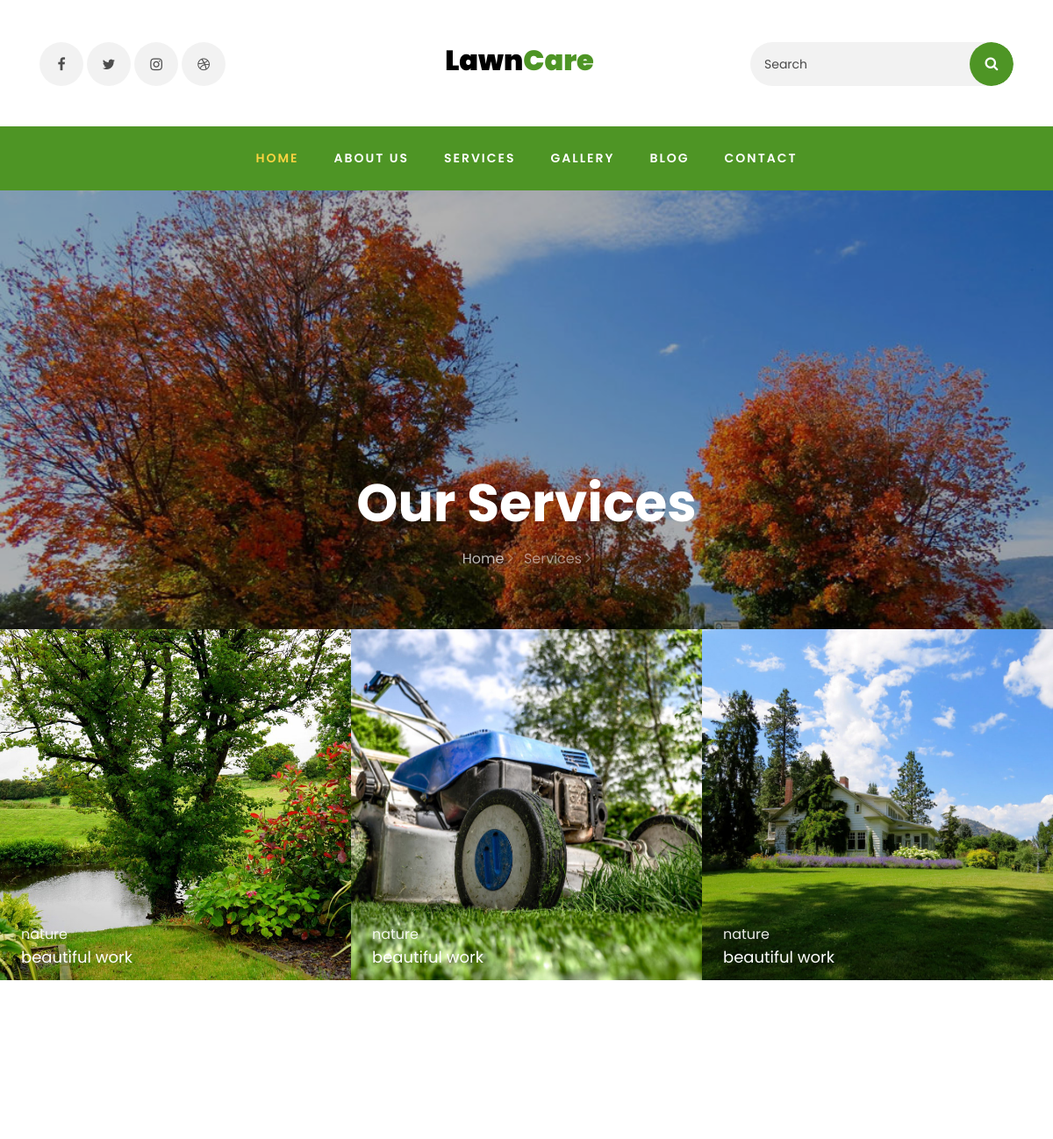
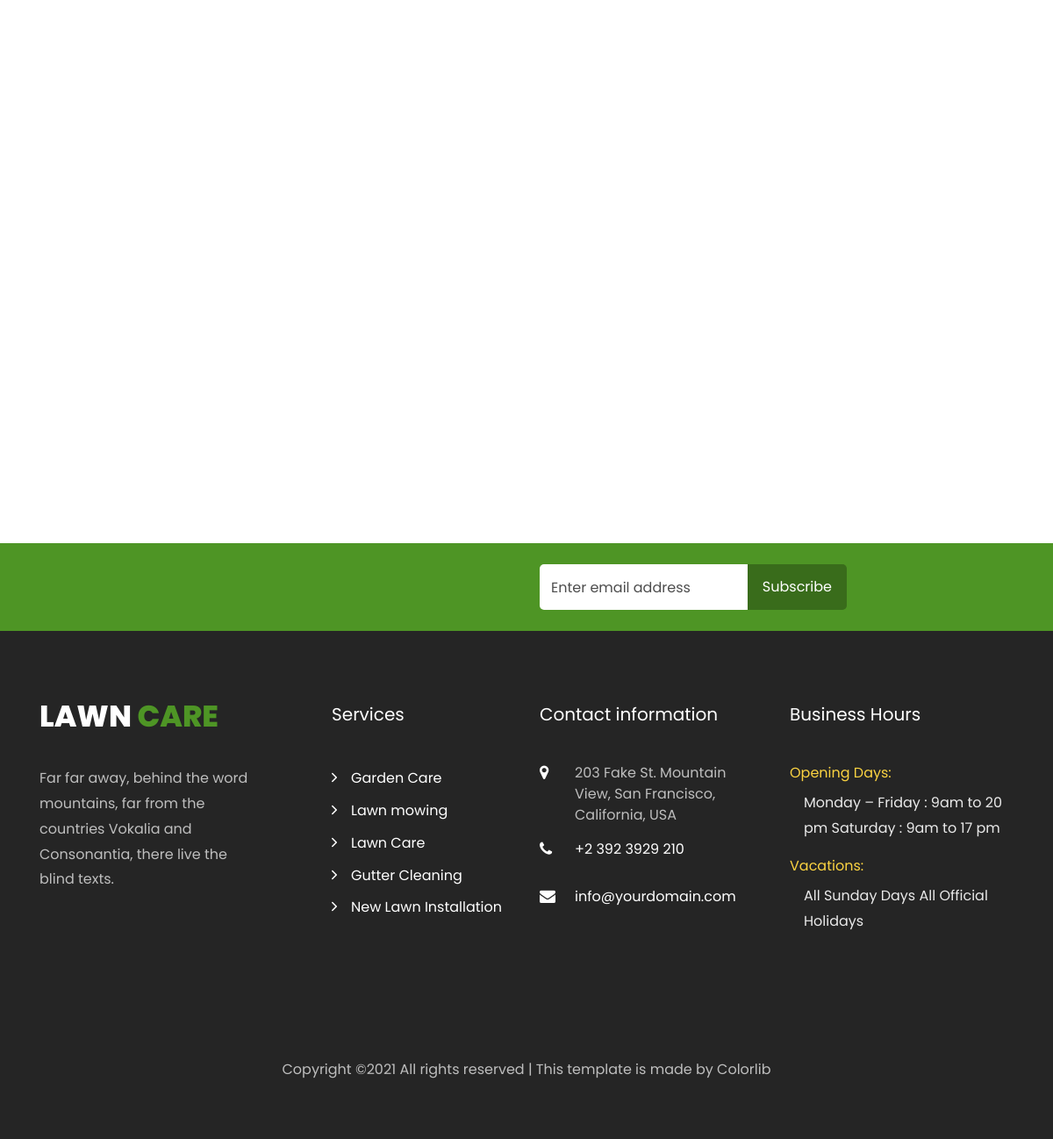
Page /gallery/ on the committed database (2 pictures, top to bottom).
### siteweb/models.py (models this page shows, shortened)
class Convention(models.Model):
    date_add = models.DateTimeField(auto_now_add=True)
    date_update = models.DateTimeField(auto_now=True)
    status = models.BooleanField(default=True)
    class Meta:
        abstract = True

class Image(Convention):
    image = models.ImageField()
    class Meta:
        verbose_name = 'Image'
        verbose_name_plural = 'Images'

class Website(Convention):
    titre_siteweb = models.CharField(max_length=100)
    siteweb = models.CharField(max_length=100)
    adresse = models.CharField(max_length=100)
    phone = models.CharField(max_length=50)
    email = models.EmailField(max_length=254)
    copyright = models.CharField(max_length=200)
    description_siteweb = models.TextField()
    vocation = models.TextField()
    titre_services = models.CharField(max_length=200)
    description_service = models.TextField()
    titre_testimonial = models.CharField(max_length=100)
    titre_prestation = models.CharField(max_length=50)
    website = models.CharField(max_length=100)
    class Meta:
        verbose_name = 'Website'
        verbose_name_plural = 'Websites'

### service/models.py (models this page shows, shortened)
class Convention(models.Model):
    date_add = models.DateTimeField(auto_now_add=True)
    date_update = models.DateTimeField(auto_now=True)
    status = models.BooleanField(default=True)
    class Meta:
        abstract = True

class Gallery(Convention):
    image = models.ImageField()
    titre = models.CharField(max_length=200)
    sous_titre = models.CharField(max_length=200)
    class Meta:
        verbose_name = 'Gallery'
        verbose_name_plural = 'Gallery'

### siteweb/views.py (the view)
# urls.py: path('gallery/', views.gallery, name= 'gallery'),
def gallery(request):
    galleries = models_service.Gallery.objects.filter(status=True).all()
    ReseauSociaux = models.ReseauSocial.objects.filter(status= True).all()
    websites = models.Website.objects.filter(status=True).first()
    images = models.Image.objects.filter(status=True).first()
    return render(request, 'gallery.html', locals())

### templates/gallery.html (shortened to what this page needs)
{% extends 'base/base.html' %}
{% load static %}
{% block content %}
<!DOCTYPE html>
    <section class="hero-wrap hero-wrap-2" style="background-image: url('{{images.image.url}}');" data-stellar-background-ratio="0.5">
      <div class="overlay"></div>
      <div class="container">
        <div class="row no-gutters slider-text align-items-end justify-content-center">
          <div class="col-md-9 ftco-animate pb-5 text-center">
            <h1 class="mb-3 bread">Our Services</h1>
            <p class="breadcrumbs"><span class="mr-2"><a href="{% url 'index' %}">Home <i class="ion-ios-arrow-forward"></i></a></span> <span>Services <i class="ion-ios-arrow-forward"></i></span></p>
          </div>
        </div>
      </div>
    </section>
		<section class="ftco-section ftco-no-pt ftco-no-pb">
		  <div class="container-fluid px-md-0">
        <div class="row no-gutters">
		 {% for gallery in galleries %}
          <div class="col-md-4 ftco-animate">
		 	<div class="gallery img d-flex align-items-end" style="background-image: url({{gallery.image.url}});">
            	<div class="desc w-100 px-4">
	              <div class="text w-100 mb-3">
	              	<span>{{gallery.titre}}</span>
	              	<h2><a href="work-single.html">{{gallery.sous_titre}}</a></h2>
	              </div>
              </div>
            </div>
          </div>
		  {% endfor %}
        </div>
      </div>
		</section>
{% endblock %}

### templates/base/base.html (shortened to what this page needs)
{% load static %}
<!DOCTYPE html>
<html lang="en">
  <head>
    <link rel="stylesheet" href="https://stackpath.bootstrapcdn.com/font-awesome/4.7.0/css/font-awesome.min.css">
    <link rel="stylesheet" href="{% static 'css/animate.css' %}">
    <link rel="stylesheet" href="{% static 'css/owl.carousel.min.css' %}">
    <link rel="stylesheet" href="{% static 'css/owl.theme.default.min.css' %}">
    <link rel="stylesheet" href="{% static 'css/magnific-popup.css' %}">
    <link rel="stylesheet" href="{% static 'css/ionicons.min.css' %}">
    <link rel="stylesheet" href="{% static 'css/flaticon.css' %}">
    <link rel="stylesheet" href="{% static 'css/icomoon.css' %}">
    <link rel="stylesheet" href="{% static 'css/style.css' %}">
  </head>
  <body>
    <div class="container pt-5 pb-4">
			<div class="row justify-content-between">
				<div class="col-md-8 order-md-last">
					<div class="row">
						<div class="col-md-6 text-center">
							<a class="navbar-brand" href="{% url 'index' %}">Lawn<span>Care</span></a>
						</div>
						<div class="col-md-6 d-md-flex justify-content-end mb-md-0 mb-3">
							<form action="#" class="searchform order-lg-last">
			          <div class="form-group d-flex">
			            <input type="text" class="form-control pl-3" placeholder="Search">
			            <button type="submit" placeholder="" class="form-control search"><span class="fa fa-search"></span></button>
			          </div>
			        </form>
						</div>
					</div>
				</div>
				<div class="col-md-4 d-flex">
        {% for social_media in ReseauSociaux %}
					<div class="social-media">
		    		<p class="mb-0 d-flex">
		    			<a href="#" class="d-flex align-items-center justify-content-center"><span class="{{social_media.icone}}"><i class="sr-only">{{social_media.nom}}</i></span></a>
		    		</p>
	        </div>
        {% endfor %}
				</div>
			</div>
		</div>
		<nav class="navbar navbar-expand-lg navbar-dark ftco_navbar bg-dark ftco-navbar-light" id="ftco-navbar">
	    <div class="container-fluid">
	      <div class="collapse navbar-collapse" id="ftco-nav">
	        <ul class="navbar-nav m-auto">
	        	<li class="nav-item active"><a href="{% url 'index' %}" class="nav-link">Home</a></li>
	        	<li class="nav-item"><a href="{% url 'about' %}" class="nav-link">About us</a></li>
            <li class="nav-item"><a href="{% url 'services' %}" class="nav-link">Services</a></li>
	        	<li class="nav-item"><a href="{% url 'gallery' %}" class="nav-link">Gallery</a></li>
	        	<li class="nav-item"><a href="{% url 'blog' %}" class="nav-link">Blog</a></li>
	          <li class="nav-item"><a href="{% url 'contact' %}" class="nav-link">Contact</a></li>
	        </ul>
	      </div>
	    </div>
	  </nav>
{% block content %}
{% endblock %}
<section class="ftco-section ftco-no-pt ftco-no-pb bg-primary">
      <div class="container">
        <div class="row d-flex justify-content-center">
        	<div class="col-lg-8 py-4">
        		<div class="row">
		          <div class="col-md-6 d-flex align-items-center">
		            <form method= "POST" action=" {% url 'newsletterpost' %} " class="subscribe-form">
		              <div class="form-group d-flex">
		                <input type="text" name= "email" class="form-control" placeholder="Enter email address">
		                <input type="submit" value="Subscribe" class="submit px-3">
		              </div>
		            </form>
		          </div>
	          </div>
          </div>
        </div>
      </div>
    </section>
<footer class="ftco-footer ftco-bg-dark ftco-section">
      <div class="container">
        <div class="row mb-5">
          <div class="col-md-6 col-lg">
            <div class="ftco-footer-widget mb-4">
              <h2 class="logo"><a href="{% url 'index' %}">Lawn <span>Care</span></a></h2>
              <p>{{ websites.description_siteweb}}</p>
              <ul class="ftco-footer-social list-unstyled float-md-left float-lft mt-5">
              </ul>
            </div>
          </div>
          <div class="col-md-6 col-lg">
            <div class="ftco-footer-widget mb-4 ml-md-5">
              <h2 class="ftco-heading-2">Services</h2>
              <ul class="list-unstyled">
                <li><a href="#" class="py-1 d-block"><span class="ion-ios-arrow-forward mr-3"></span>Garden Care</a></li>
                <li><a href="#" class="py-1 d-block"><span class="ion-ios-arrow-forward mr-3"></span>Lawn mowing</a></li>
                <li><a href="#" class="py-1 d-block"><span class="ion-ios-arrow-forward mr-3"></span>Lawn Care</a></li>
                <li><a href="#" class="py-1 d-block"><span class="ion-ios-arrow-forward mr-3"></span>Gutter Cleaning</a></li>
                <li><a href="#" class="py-1 d-block"><span class="ion-ios-arrow-forward mr-3"></span>New Lawn Installation</a></li>
              </ul>
            </div>
          </div>
          <div class="col-md-6 col-lg">
            <div class="ftco-footer-widget mb-4">
            	<h2 class="ftco-heading-2">Contact information</h2>
            	<div class="block-23 mb-3">
	              <ul>
	                <li><span class="icon icon-map-marker"></span><span class="text">{{ websites.adresse}}</span></li>
	                <li><a href="#"><span class="icon icon-phone"></span><span class="text">{{ websites.phone}}</span></a></li>
	                <li><a href="#"><span class="icon icon-envelope"></span><span class="text">{{ websites.email}}</span></a></li>
	              </ul>
	            </div>
            </div>
          </div>
          <div class="col-md-6 col-lg">
             <div class="ftco-footer-widget mb-4">
              <h2 class="ftco-heading-2">Business Hours</h2>
              <div class="opening-hours">
              	<h4>Opening Days:</h4>
              	<p class="pl-3">
              		<span>Monday – Friday : 9am to 20 pm</span>
              		<span>Saturday : 9am to 17 pm</span>
              	</p>
              	<h4>Vacations:</h4>
              	<p class="pl-3">
              		<span>All Sunday Days</span>
              		<span>All Official Holidays</span>
              	</p>
              </div>
            </div>
          </div>
        </div>
        <div class="row">
          <div class="col-md-12 text-center">
            <p>
          {{ websites.copyright | safe}}
  </p>
          </div>
        </div>
      </div>
    </footer>
  </body>
</html>

### static/css/icomoon.css (style rules this page uses)
[class^="icon-"], [class*=" icon-"] { font-family: 'icomoon' !important; speak: none; font-style: normal; font-weight: normal; font-variant: normal; text-transform: none; line-height: 1; -webkit-font-smoothing: antialiased; -moz-osx-font-smoothing: grayscale; }
.icon-map-marker:before { content: "\f041"; }
.icon-phone:before { content: "\f095"; }
.icon-envelope:before { content: "\f0e0"; }

### rows in the picture
Image: image (picture)
Gallery: image (picture), titre "nature", sous_titre "beautiful work"
Gallery: image (picture), titre "nature", sous_titre "beautiful work"
Gallery: image (picture), titre "nature", sous_titre "beautiful work"
Website: description_siteweb "Far far away, behind the word mountains, far from the countries Vokalia and Consonantia, there live the blind texts.", adresse "203 Fake St. Mountain View, San Francisco, California, USA", phone "+2 392 3929 210", email "info@yourdomain.com", copyright "Copyright ©2021 All rights reserved | This template is made by Colorlib"
